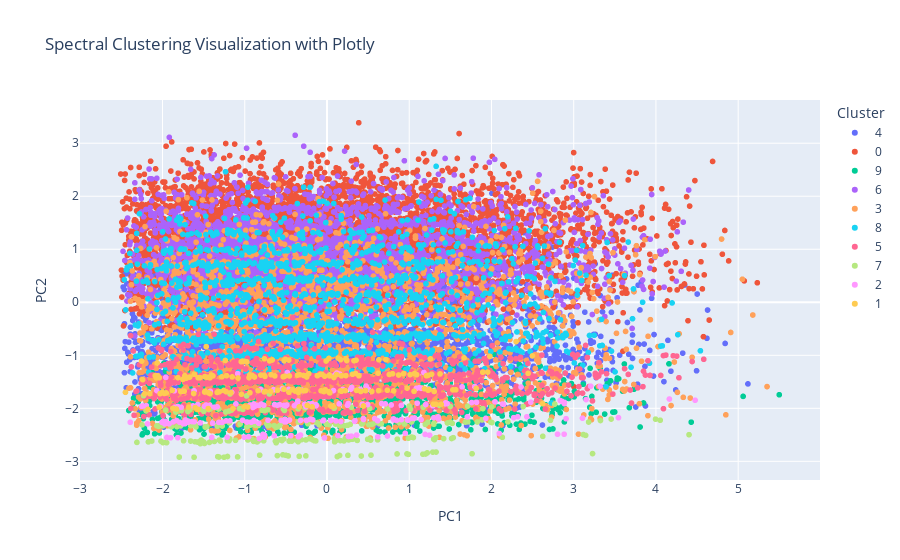

The notebook cell saved with this chart:
### Code cell
import plotly.express as px
from sklearn.decomposition import PCA

pca = PCA(n_components=2)
pca_result = pca.fit_transform(features_scaled_records)

import pandas as pd
df_viz = pd.DataFrame({
    'PC1': pca_result[:, 0],
    'PC2': pca_result[:, 1],
    'Cluster': cluster_labels.astype(str),  # convert to string for coloring
    'Destination_Name': datarecords['Destination_Name']
})

fig = px.scatter(df_viz, x='PC1', y='PC2', color='Cluster', 
                 hover_data=['Destination_Name'], 
                 title='Spectral Clustering Visualization with Plotly')

fig.show()

### Figure 1 — Plotly figure (JSON) as saved in the notebook; plotly's stock layout.template omitted (floating-point values rounded to 4 significant figures; data arrays with more than 128 entries replaced by an {"elided": "..."} marker saying what was removed)
{"data": [{"customdata": {"elided": "3903x1 str values"}, "hovertemplate": "Cluster=4<br>PC1=%{x}<br>PC2=%{y}<br>Destination_Name=%{customdata[0]}<extra></extra>", "legendgroup": "4", "marker": {"color": "#636efa", "symbol": "circle"}, "mode": "markers", "name": "4", "showlegend": true, "type": "scattergl", "x": {"elided": "3903 float values"}, "xaxis": "x", "y": {"elided": "3903 float values"}, "yaxis": "y"}, {"customdata": {"elided": "6224x1 str values"}, "hovertemplate": "Cluster=0<br>PC1=%{x}<br>PC2=%{y}<br>Destination_Name=%{customdata[0]}<extra></extra>", "legendgroup": "0", "marker": {"color": "#EF553B", "symbol": "circle"}, "mode": "markers", "name": "0", "showlegend": true, "type": "scattergl", "x": {"elided": "6224 float values"}, "xaxis": "x", "y": {"elided": "6224 float values"}, "yaxis": "y"}, {"customdata": {"elided": "1185x1 str values"}, "hovertemplate": "Cluster=9<br>PC1=%{x}<br>PC2=%{y}<br>Destination_Name=%{customdata[0]}<extra></extra>", "legendgroup": "9", "marker": {"color": "#00cc96", "symbol": "circle"}, "mode": "markers", "name": "9", "showlegend": true, "type": "scattergl", "x": {"elided": "1185 float values"}, "xaxis": "x", "y": {"elided": "1185 float values"}, "yaxis": "y"}, {"customdata": {"elided": "3054x1 str values"}, "hovertemplate": "Cluster=6<br>PC1=%{x}<br>PC2=%{y}<br>Destination_Name=%{customdata[0]}<extra></extra>", "legendgroup": "6", "marker": {"color": "#ab63fa", "symbol": "circle"}, "mode": "markers", "name": "6", "showlegend": true, "type": "scattergl", "x": {"elided": "3054 float values"}, "xaxis": "x", "y": {"elided": "3054 float values"}, "yaxis": "y"}, {"customdata": {"elided": "2590x1 str values"}, "hovertemplate": "Cluster=3<br>PC1=%{x}<br>PC2=%{y}<br>Destination_Name=%{customdata[0]}<extra></extra>", "legendgroup": "3", "marker": {"color": "#FFA15A", "symbol": "circle"}, "mode": "markers", "name": "3", "showlegend": true, "type": "scattergl", "x": {"elided": "2590 float values"}, "xaxis": "x", "y": {"elided": "2590 float values"}, "yaxis": "y"}, {"customdata": {"elided": "1440x1 str values"}, "hovertemplate": "Cluster=8<br>PC1=%{x}<br>PC2=%{y}<br>Destination_Name=%{customdata[0]}<extra></extra>", "legendgroup": "8", "marker": {"color": "#19d3f3", "symbol": "circle"}, "mode": "markers", "name": "8", "showlegend": true, "type": "scattergl", "x": {"elided": "1440 float values"}, "xaxis": "x", "y": {"elided": "1440 float values"}, "yaxis": "y"}, {"customdata": {"elided": "978x1 str values"}, "hovertemplate": "Cluster=5<br>PC1=%{x}<br>PC2=%{y}<br>Destination_Name=%{customdata[0]}<extra></extra>", "legendgroup": "5", "marker": {"color": "#FF6692", "symbol": "circle"}, "mode": "markers", "name": "5", "showlegend": true, "type": "scattergl", "x": {"elided": "978 float values"}, "xaxis": "x", "y": {"elided": "978 float values"}, "yaxis": "y"}, {"customdata": {"elided": "236x1 str values"}, "hovertemplate": "Cluster=7<br>PC1=%{x}<br>PC2=%{y}<br>Destination_Name=%{customdata[0]}<extra></extra>", "legendgroup": "7", "marker": {"color": "#B6E880", "symbol": "circle"}, "mode": "markers", "name": "7", "showlegend": true, "type": "scattergl", "x": {"elided": "236 float values"}, "xaxis": "x", "y": {"elided": "236 float values"}, "yaxis": "y"}, {"customdata": {"elided": "208x1 str values"}, "hovertemplate": "Cluster=2<br>PC1=%{x}<br>PC2=%{y}<br>Destination_Name=%{customdata[0]}<extra></extra>", "legendgroup": "2", "marker": {"color": "#FF97FF", "symbol": "circle"}, "mode": "markers", "name": "2", "showlegend": true, "type": "scattergl", "x": {"elided": "208 float values"}, "xaxis": "x", "y": {"elided": "208 float values"}, "yaxis": "y"}, {"customdata": {"elided": "182x1 str values"}, "hovertemplate": "Cluster=1<br>PC1=%{x}<br>PC2=%{y}<br>Destination_Name=%{customdata[0]}<extra></extra>", "legendgroup": "1", "marker": {"color": "#FECB52", "symbol": "circle"}, "mode": "markers", "name": "1", "showlegend": true, "type": "scattergl", "x": {"elided": "182 float values"}, "xaxis": "x", "y": {"elided": "182 float values"}, "yaxis": "y"}], "layout": {"legend": {"title": {"text": "Cluster"}, "tracegroupgap": 0}, "title": {"text": "Spectral Clustering Visualization with Plotly"}, "xaxis": {"anchor": "y", "domain": [0, 1], "title": {"text": "PC1"}}, "yaxis": {"anchor": "x", "domain": [0, 1], "title": {"text": "PC2"}}}}
